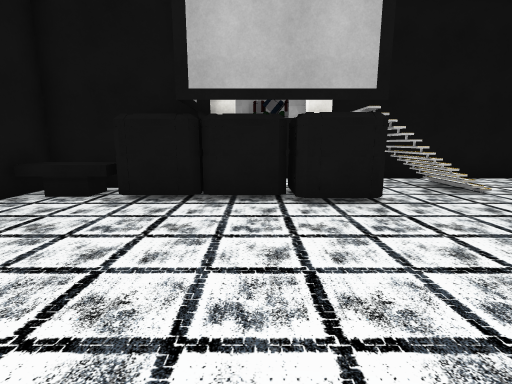
view 1 (above)

16 first-person views from a walk through a Unity game level. The camera is 1.2 m above the floor, tilts 10° down and sees 85° across. The floor is counted in squares, 1 m on a side. Each view is taken from the middle of a square. On the plan, view 1 faces up. The plan holds only what a view shows up to about 13 squares ahead; the rest is blank. The place goes on beyond the plan. The player character is not drawn. Door leaves are left out, so doorways stand open. Some surface patterns are stand-ins.

view 2
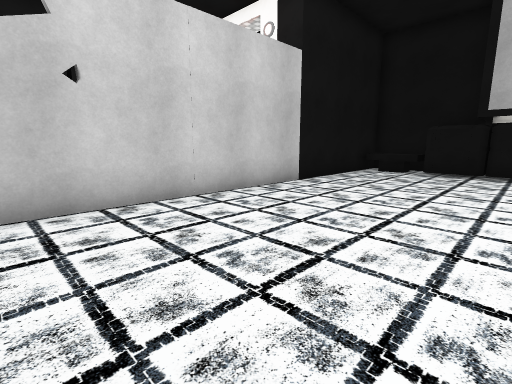

view 3
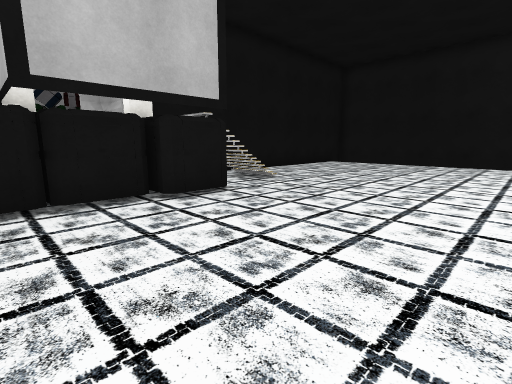

view 4
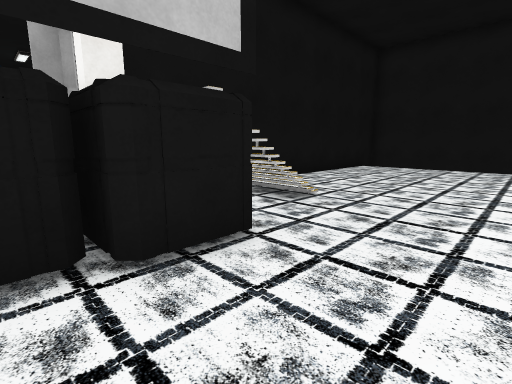

view 5
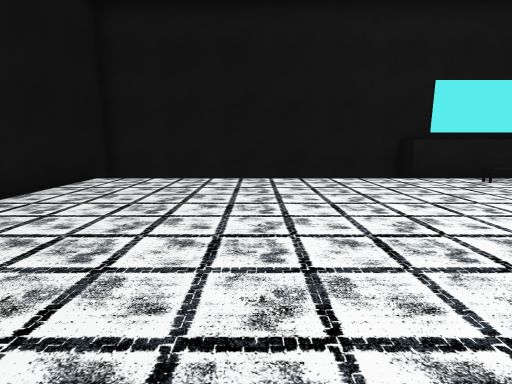

view 6
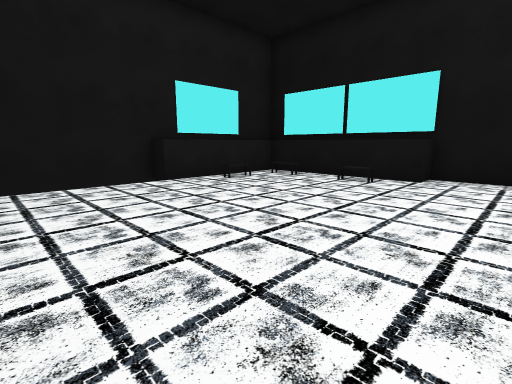

view 7
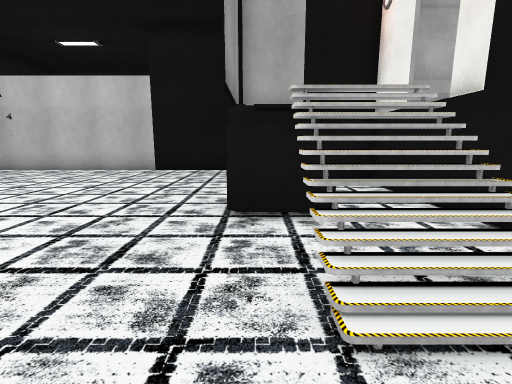

view 8
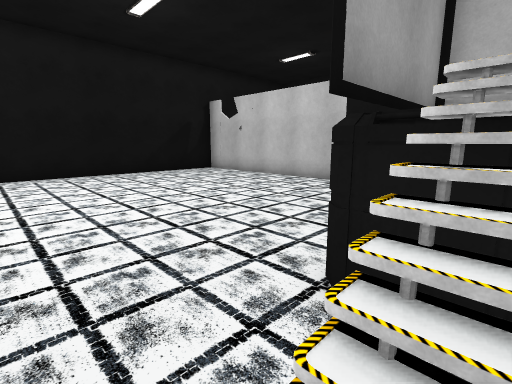

view 9
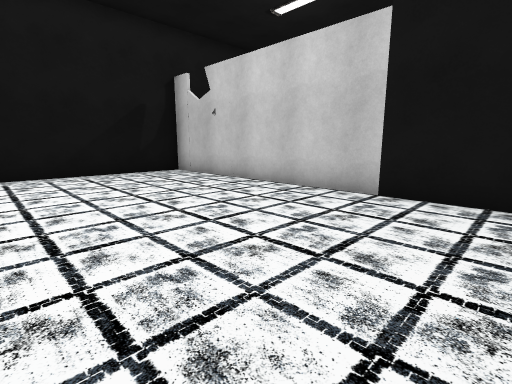

view 10
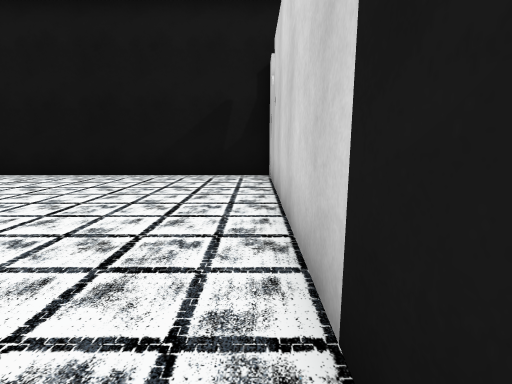

view 11
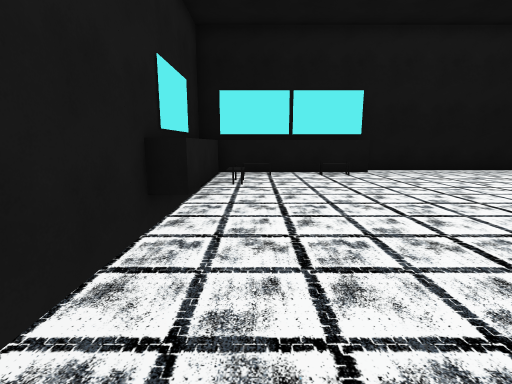

view 12
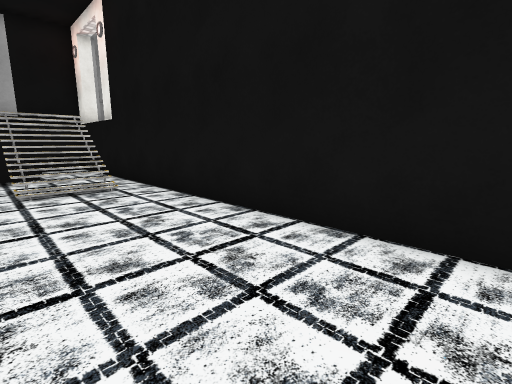

view 13
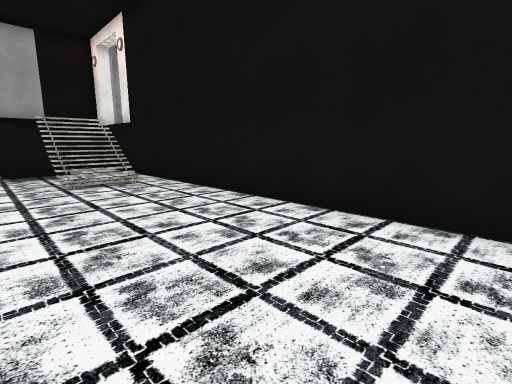

view 14
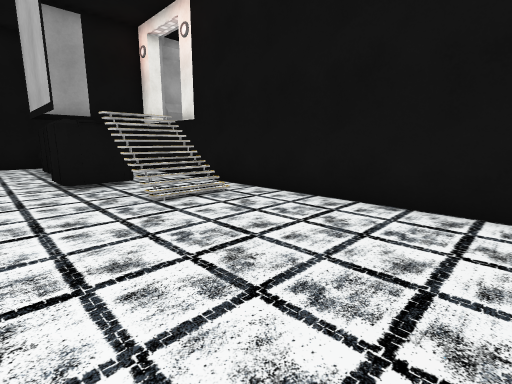

view 15
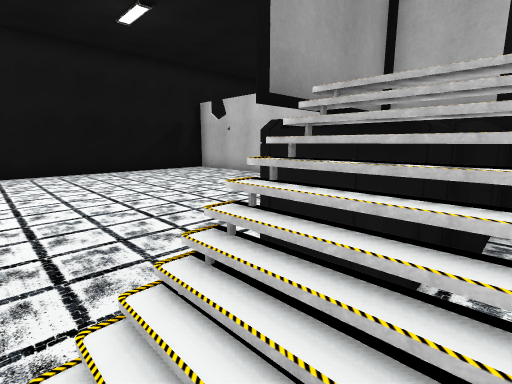

view 16
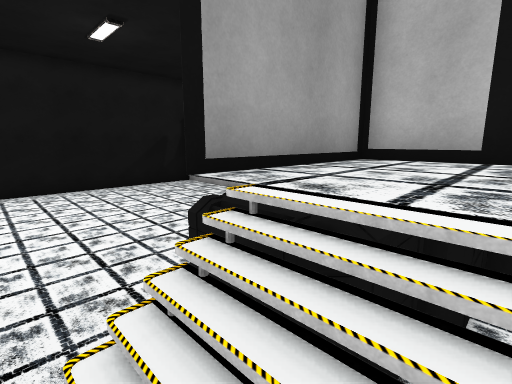

### Floor plan
Key: @ floor where view 1 was taken; # wall or solid block; . floor; / step, stairs or slope; D open door; ^ raised ledge; O other object.
Columns run from 6 left of view 1 to 16 right of it. Each row starts with its distance up from view 1.
 10     ##DDD#############
  9     #    ............#
  8 #######..///.........#
  7 #OOOO####///.........#
  6 #OOOO###O............#
  5 #....................#
  4 #....................#
  3 #....................#
  2 #....................#
  1 #....................#
  0 #.....@..............##
 -1 #....................##
 -2 #....................^#
 -3 O....................^#
 -4 O....................^#
 -5 O....................^#
 -6 O....................^#
 -7 #..............^^^^^^^#
 -8 ######################

Positions as (right, up) in squares from view 1, and headings:
1: (0, 0), facing up
2: (0, -6), facing up-left
3: (-2, 0), facing up-right
4: (0, 3), facing up-right
5: (5, 4), facing right
6: (6, 3), facing down-right
7: (7, 6), facing left
8: (5, 7), facing down-left
9: (1, 4), facing down-left
10: (-5, 3), facing down
11: (13, 5), facing down
12: (13, 6), facing up-left
13: (14, 5), facing up-left
14: (11, 4), facing up-left
15: (5, 8), facing down-left
16: (4, 8), facing down-left
